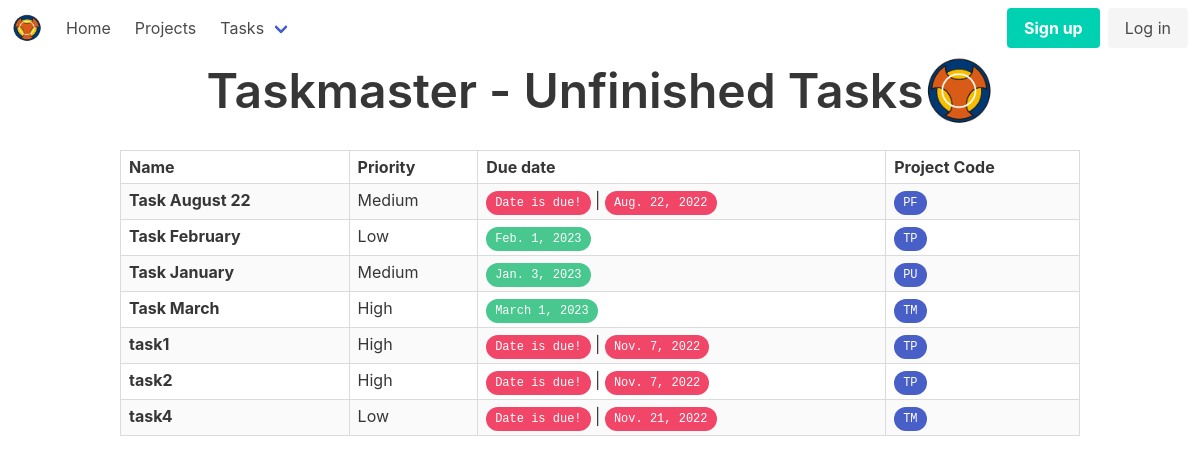
The app's page /tasks/unfinished with its own data.
### tasks/models.py (models this page shows, shortened)
class Task(models.Model):
    name = models.CharField(max_length=250)
    finished = models.BooleanField(default=False)
    order = models.IntegerField(default=100)
    priority = models.CharField(
        max_length=6,
        choices=[
            ('High', 'High'),
            ('Medium', 'Medium'),
            ('Low', 'Low'),
        ],
        default='Medium',
    )
    due_date = models.DateField(
        blank=True,
        null=True,
    )
    color = models.CharField(
        max_length=6,
        choices=[
            ('blue', 'blue'),
            ('red', 'red'),
            ('orange', 'orange'),
            ('green', 'green'),
        ],
        default='blue',
    )
    project = models.ForeignKey(
        Project,
        blank=True,
        default=None,
        null=True,
        on_delete=models.CASCADE,
    )
    def is_due(self):
        return (self.due_date is not None) and (self.due_date <= today())

class Project(models.Model):
    name = models.CharField(max_length=250)
    code = models.SlugField(max_length=4, unique=True)
    description = models.TextField(blank=True)
    start_date = models.DateField(default=today)
    end_date = models.DateField(blank=True, null=True)

### tasks/views.py (the view)
# urls.py: path('tasks/unfinished', views.unfinished, name='unfinished'),
def unfinished(request):
    date = timezone.now().date()
    tasks = models.Task.objects.filter(finished=False).order_by('name')
    return render(request, 'tasks/unfinished.html',
                  {'date': date, 'tasks': tasks})

### tasks/models.py (called while the page is built)
def today():
    return timezone.now().date()

### tasks/templates/tasks/unfinished.html (shortened to what this page needs)
{% extends 'tasks/base.html' %}
{% block header %}Taskmaster - Unfinished Tasks{% endblock %}
{% block content %}
{% include 'tasks/includes/task_table.html' %}
{% endblock %}

### tasks/templates/tasks/includes/task_table.html (shortened to what this page needs)
<!DOCTYPE html>
<html lang="en">
<head>
</head>
<body>
<table class="table is-bordered is-striped is-narrow is-hoverable is-fullwidth">
    <tr>
        <th>Name</th>
        <th>Priority</th>
        <th>Due date</th>
        <th>Project Code</th>
    </tr>
    {% for task in tasks %}
    <tr class="{% cycle 'bg-white' 'bg-grey' %}">
        <td><strong>{{ task.name }}</strong></td>
        <td>
            {% if task.priority == 'High' %}
            <span class="priority">High</span>
            {% elif task.priority == 'Medium' %}
            <span>Medium</span>
            {% else %}
            <span>Low</span>
            {% endif %}
        <td>
            {% if task.is_due %}
            <span class="tag is-danger is-rounded"><kbd>Date is due!</kbd></span> | <span
                class="tag is-danger is-rounded"><kbd>{{ task.due_date }}</kbd></span>
            {% else %}
            <span class="tag is-success is-rounded"><kbd>{{ task.due_date }}</kbd></span>
            {% endif %}
        <td>
            {% if task.project.code %}
            <a href="{% url 'project_code' task.project.code %}" class="tag is-link is-rounded"><kbd>{{ task.project.code }}</kbd></a>
            {% else %}
            <i>N/A</i>
            {% endif %}
        </td>
    </tr>
    {% endfor %}
</table>
</body>
</html>

### records on screen
Task: name "Task August 22", priority "Medium", due_date "Aug. 22, 2022", project.code "PF"
Task: name "Task February", priority "Low", due_date "Feb. 1, 2023", project.code "TP"
Task: name "Task January", priority "Medium", due_date "Jan. 3, 2023", project.code "PU"
Task: name "Task March", priority "High", due_date "March 1, 2023", project.code "TM"
Task: name "task1", priority "High", due_date "Nov. 7, 2022", project.code "TP"
Task: name "task2", priority "High", due_date "Nov. 7, 2022", project.code "TP"
Task: name "task4", priority "Low", due_date "Nov. 21, 2022", project.code "TM"
